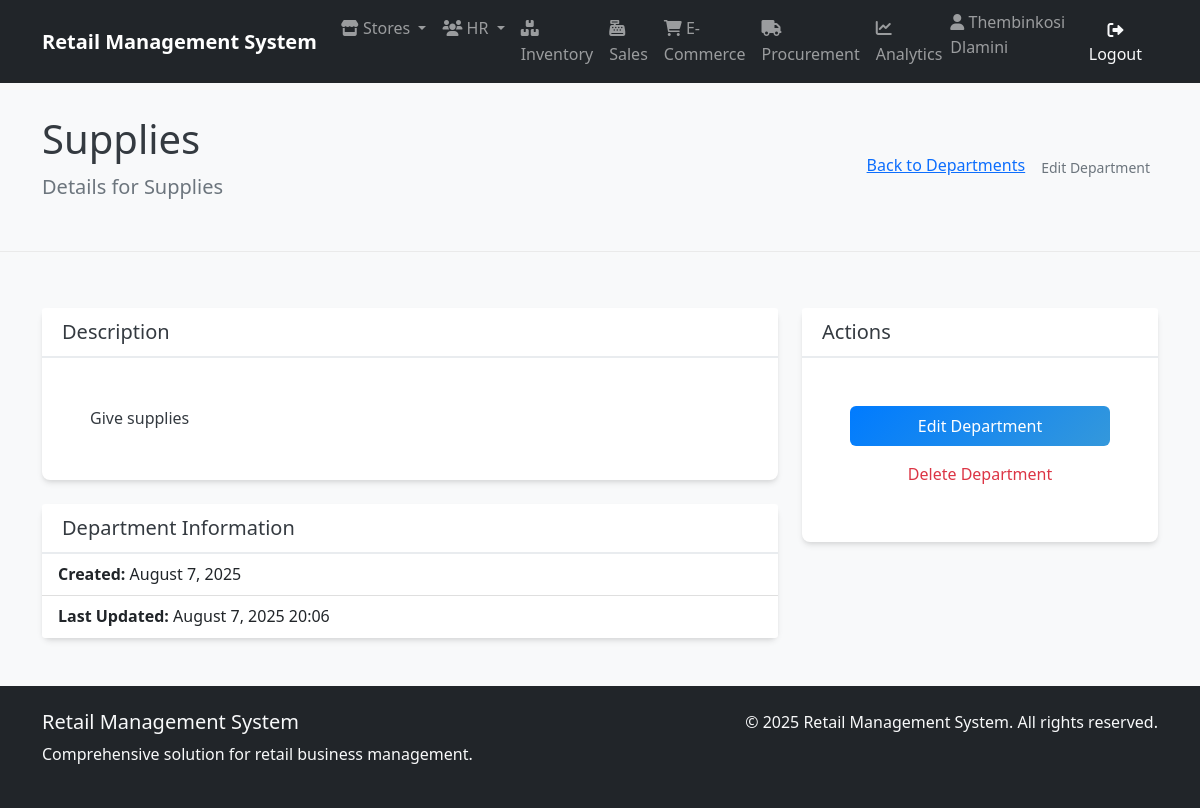
/stores/departments/7/ (signed in), run on the app's committed database.
### human_resources/models.py (models this page shows, shortened)
class Employee(AbstractUser):
    employee_id = models.AutoField(primary_key=True)
    first_name = models.CharField(_("first name"), max_length=50, blank=False)
    last_name = models.CharField(_("last name"), max_length=50, blank=False)
    email = models.EmailField(_("email address"), unique=True)  # Uncommented and made unique
    phone = models.CharField(_("phone number"), max_length=20, blank=True, null=True)
    hire_date = models.DateField(_("hire date"), blank=True, null=True)
    position = models.CharField(_("position"), max_length=50, blank=True)
    salary = models.DecimalField(
        _("salary"),
        max_digits=10,
        decimal_places=2,
        blank=True,
        null=True
    )
    department = models.ForeignKey(
        'store_management.Department',
        on_delete=models.SET_NULL,
        null=True,
        blank=True,
        related_name='employees',
        verbose_name=_("department")
    )
    username = models.CharField(
        max_length=150,
        unique=True,
        verbose_name='username'
    )
    store = models.ForeignKey(
        'store_management.Store',
        on_delete=models.SET_NULL,
        null=True,       # Add this
        blank=True,      # Add this
        verbose_name='Assigned Store'
    )
    manager = models.ForeignKey(
        'self',
        on_delete=models.SET_NULL,
        null=True,
        blank=True,
        related_name='subordinates',
        verbose_name=_("manager")
    )
    created_at = models.DateTimeField(auto_now_add=True)
    updated_at = models.DateTimeField(auto_now=True)
    class Meta:
        db_table = 'human_resources_employee'
        verbose_name = _("employee")
        verbose_name_plural = _("employees")
        ordering = ['last_name', 'first_name']
        permissions = [
            ("view_store_dashboard", "Can view store management dashboard"),
            ("manage_store_settings", "Can modify store configuration and settings"),
            ("manage_departments", "Can create/edit/delete store departments"),
            ("access_inventory", "Can access inventory management system"),
            ("view_inventory", "Can view inventory items and stock levels"),
            ("edit_inventory", "Can modify inventory items and quantities"),
            ("manage_inventory_categories", "Can organize inventory categories"),
            ("perform_inventory_audit", "Can conduct physical inventory counts"),
            ("process_sales", "Can process in-store sales transactions"),
            ("void_sales", "Can void/completely cancel sales transactions"),
            ("manage_sales_promotions", "Can configure sales promotions/discounts"),
            ("view_sales_reports", "Can access sales performance reports"),
            ("create_purchase_orders", "Can generate new procurement orders"),
            ("approve_purchase_orders", "Can authorize procurement requests"),
            ("manage_suppliers", "Can maintain supplier/vendor records"),
            ("receive_stock", "Can process received shipments"),
            ("view_employee_directory", "Can access employee contact information"),
            ("manage_employee_records", "Can maintain HR records (excluding sensitive data)"),
            ("access_hr_reports", "Can view HR analytics and reports"),
            ("manage_recruitment", "Can handle hiring processes"),
            ("manage_online_listings", "Can maintain e-commerce product listings"),
            ("process_online_orders", "Can fulfill e-commerce purchases"),
            ("handle_customer_portals", "Can manage customer account portals"),
            ("view_web_analytics", "Can access e-commerce traffic/revenue reports"),
            ("generate_financial_reports", "Can create financial statements"),
            ("export_data_reports", "Can export datasets for external analysis"),
            ("access_executive_dashboards", "Can view strategic business dashboards"),
            ("schedule_automated_reports", "Can configure report automation"),
            ("override_inventory_checks", "Can bypass inventory validation rules"),
            ("access_audit_logs", "Can view system audit trails"),
            ("manage_api_integrations", "Can configure system integrations")
        ]

### store_management/models.py (models this page shows, shortened)
class Department(models.Model):
    id = models.AutoField(primary_key=True)
    department_name = models.CharField(max_length=100)
    description = models.CharField(max_length=200, blank=True, null=True)
    store = models.ForeignKey(Store, on_delete=models.CASCADE, related_name='departments')
    manager = models.ForeignKey('human_resources.Employee', on_delete=models.SET_NULL, null=True, blank=True, related_name='managed_departments')
    created_at = models.DateTimeField(auto_now_add=True)
    updated_at = models.DateTimeField(auto_now=True)
    @property
    def can_be_deleted(self):
        return True
    class Meta:
        ordering = ['department_name']
        db_table = 'store_management_department'
        constraints = [
            models.UniqueConstraint(
                fields=['store', 'department_name'],
                name='unique_department_per_store'
            )
        ]

### store_management/views.py (the view)
# urls.py: path('departments/<int:pk>/', views.DepartmentDetailView.as_view() , name='department_detail'),
class DepartmentDetailView(DetailView):
    model = Department
    template_name = 'store_management/department_detail.html'  # Your template path
    context_object_name = 'department'
    def get_context_data(self, **kwargs):
        context = super().get_context_data(**kwargs)
        context['store'] = self.object.store
        context['employees'] = self.object.employees.all()
        return context

### store_management/templates/store_management/department_detail.html (shortened to what this page needs)
{% extends "base.html" %}
{% block content %}
<div class="department-header">
    <div class="container">
        <div class="d-flex justify-content-between align-items-center">
            <div>
                <h1>{{ department.department_name }}</h1>
                <p class="lead text-muted"><strong> Details for {{department.department_name}}</strong> </p>
            </div>
            <div class="action-buttons d-flex gap-2">
                <a href="{% url 'store_management:department_list' store_id=store.id %}">Back to Departments</a>
                <a href="{% url 'store_management:department_edit' pk=department.pk %}"
                class="btn btn-sm btn-outline-secondary">
                Edit Department
                </a>
            </div>
        </div>
    </div>
</div>
<div class="container">
    <div class="row">
        <div class="col-lg-8">
            <div class="card mb-4">
                <div class="card-header">
                    <h5 class="card-title mb-0">Description</h5>
                </div>
                <div class="card-body">
                    {% if department.description %}
                        <p class="card-text">{{ department.description }}</p>
                    {% else %}
                        <p class="text-muted">No description provided for this department.</p>
                    {% endif %}
                </div>
            </div>
            <div class="card">
                <div class="card-header">
                    <h5 class="card-title mb-0">Department Information</h5>
                </div>
                <ul class="list-group list-group-flush">
                    <li class="list-group-item">
                        <strong>Created:</strong> {{ department.created_at|date:"F j, Y" }}
                    </li>
                    <li class="list-group-item">
                        <strong>Last Updated:</strong> {{ department.updated_at|date:"F j, Y H:i" }}
                    </li>
                </ul>
            </div>
        </div>
        <div class="col-lg-4">
            <div class="card mb-4">
                <div class="card-header">
                    <h5 class="card-title mb-0">Actions</h5>
                </div>
                <div class="card-body">
                    <div class="d-grid gap-2">
                        <a href="{% url 'store_management:department_edit' department.id %}"
                           class="btn btn-primary">
                            Edit Department
                        </a>
                        {% if department.can_be_deleted %}
                        <form action="{% url 'store_management:department_delete' department.id %}" method="post" class="d-grid">
                            <button type="submit" class="btn btn-outline-danger"
                                    onclick="return confirm('Are you sure you want to delete this department?')">
                                Delete Department
                            </button>
                        </form>
                        {% else %}
                            <button class="btn btn-outline-secondary" disabled
                                    title="This department cannot be deleted because it has associated records">
                                Delete Department
                            </button>
                        {% endif %}
                    </div>
                </div>
            </div>
        </div>
    </div>
</div>
{% endblock %}

### templates/base.html (shortened to what this page needs)
{% load static %}
<!DOCTYPE html>
<html lang="en">
<head>
    <link href="https://cdn.jsdelivr.net/npm/bootstrap@5.1.3/dist/css/bootstrap.min.css" rel="stylesheet">
    <link rel="stylesheet" href="https://cdnjs.cloudflare.com/ajax/libs/font-awesome/6.0.0/css/all.min.css">
    <link rel="stylesheet" href="{% static 'css/main.css' %}">
</head>
<body>
    <nav class="navbar navbar-expand-lg navbar-dark bg-dark">
        <div class="container">
            <a class="navbar-brand" href="{% url 'dashboards:dashboard' %}">Retail Management System</a>
            <div class="collapse navbar-collapse" id="navbarNav">
                <ul class="navbar-nav me-auto">
                    <li class="nav-item dropdown">
                        <a class="nav-link dropdown-toggle" href="#" id="storeDropdown" role="button" data-bs-toggle="dropdown" aria-expanded="false">
                            <i class="fas fa-store"></i> Stores
                        </a>
                    </li>
                    <li class="nav-item dropdown">
                        <a class="nav-link dropdown-toggle" href="#" id="hrDropdown" role="button" data-bs-toggle="dropdown" aria-expanded="false">
                            <i class="fas fa-users"></i> HR
                        </a>
                    </li>
                    <li class="nav-item">
                        <a class="nav-link" href="{% url 'inventory:product_list' %}">
                            <i class="fas fa-boxes"></i> Inventory
                        </a>
                    </li>
                    <li class="nav-item">
                        <a class="nav-link" href="{% url 'sales:sale_list' %}">
                            <i class="fas fa-cash-register"></i> Sales
                        </a>
                    </li>
                    <li class="nav-item">
                        <a class="nav-link" href="{% url 'e_commerce:order_list' %}">
                            <i class="fas fa-shopping-cart"></i> E-Commerce
                        </a>
                    </li>
                    <li class="nav-item">
                        <a class="nav-link" href="{% url 'procurement:supplier_list' %}">
                            <i class="fas fa-truck"></i> Procurement
                        </a>
                    </li>
                    <li class="nav-item">
                        <a class="nav-link" href="{% url 'analytics:dashboard' %}">
                            <i class="fas fa-chart-line"></i> Analytics
                        </a>
                    </li>
                </ul>
                <ul class="navbar-nav">
                    {% if user.is_authenticated %}
                    <li class="nav-item">
                        <span class="navbar-text me-3">
                            <i class="fas fa-user"></i>
                            {% if user.first_name or user.last_name %}
                                {{ user.first_name }} {{ user.last_name }}
                            {% else %}
                                {{ user.username }}
                            {% endif %}
                        </span>
                    </li>
                    <li class="nav-item">
                        <a class="btn btn-outline-light" href="{% url 'logout' %}">
                            <i class="fas fa-sign-out-alt"></i> Logout
                        </a>
                    </li>
                    {% else %}
                    <li class="nav-item">
                        <a class="btn btn-outline-light" href="{% url 'login' %}">
                            <i class="fas fa-sign-in-alt"></i> Login
                        </a>
                    </li>
                    {% endif %}
                </ul>
            </div>
        </div>
    </nav>
    <main>
        {% block content %}
        {% endblock %}
    </main>
    <footer class="bg-dark text-light mt-5 py-4">
        <div class="container">
            <div class="row">
                <div class="col-md-6">
                    <h5>Retail Management System</h5>
                    <p>Comprehensive solution for retail business management.</p>
                </div>
                <div class="col-md-6 text-md-end">
                    <p>&copy; {% now "Y" %} Retail Management System. All rights reserved.</p>
                </div>
            </div>
        </div>
    </footer>
</body>
</html>

### static/css/main.css (style rules this page uses)
:root { --primary-color: #007bff; --secondary-color: #6c757d; --success-color: #28a745; --danger-color: #dc3545; --warning-color: #ffc107; --info-color: #17a2b8; --light-color: #f8f9fa; --dark-color: #343a40; --brand-primary: #2c3e50; --brand-secondary: #3498db; --brand-accent: #e74c3c; --white: #ffffff; --gray-100: #f8f9fa; --gray-200: #e9ecef; --gray-300: #dee2e6; --gray-400: #ced4da; --gray-500: #adb5bd; --gray-600: #6c757d; --gray-700: #495057; --gray-800: #343a40; --gray-900: #212529; --spacing-xs: 0.25rem; --spacing-sm: 0.5rem; --spacing-md: 1rem; --spacing-lg: 1.5rem; --spacing-xl: 3rem; --border-radius-sm: 0.25rem; --border-radius-md: 0.375rem; --border-radius-lg: 0.5rem; --border-radius-xl: 1rem; --shadow-sm: 0 1px 2px 0 rgba(0, 0, 0, 0.05); --shadow-md: 0 4px 6px -1px rgba(0, 0, 0, 0.1), 0 2px 4px -1px rgba(0, 0, 0, 0.06); --shadow-lg: 0 10px 15px -3px rgba(0, 0, 0, 0.1), 0 4px 6px -2px rgba(0, 0, 0, 0.05); --shadow-xl: 0 20px 25px -5px rgba(0, 0, 0, 0.1), 0 10px 10px -5px rgba(0, 0, 0, 0.04); --transition-fast: 0.15s ease-in-out; --transition-normal: 0.3s ease-in-out; --transition-slow: 0.5s ease-in-out; }
body { font-family: 'Segoe UI', Tahoma, Geneva, Verdana, sans-serif; line-height: 1.6; color: var(--gray-800); background-color: var(--gray-100); }
.navbar-brand { font-weight: 700; font-size: 1.25rem; }
.navbar-nav .nav-link { font-weight: 500; transition: color var(--transition-fast); }
.navbar-text { font-weight: 500; }
.card { border: none; border-radius: var(--border-radius-lg); box-shadow: var(--shadow-md); transition: transform var(--transition-normal), box-shadow var(--transition-normal); }
.card-header { background-color: var(--white); border-bottom: 2px solid var(--gray-200); font-weight: 600; padding: var(--spacing-lg); }
.card-body { padding: var(--spacing-lg); }
.btn { font-weight: 500; border-radius: var(--border-radius-md); transition: all var(--transition-fast); border: none; padding: 0.5rem 1rem; }
.btn-primary { background: linear-gradient(135deg, var(--primary-color), var(--brand-secondary)); }
.btn-sm { padding: 0.25rem 0.5rem; font-size: 0.875rem; }
@media (min-width: 992px) { .card-body { padding: var(--spacing-xl); } }
.fade-in { animation: fadeIn var(--transition-slow) ease-in; }

### store_management/templates/store_management/department_detail.html (style rules this page uses)
.department-header { background-color: #f8f9fa; padding: 2rem 0; margin-bottom: 2rem; border-bottom: 1px solid #eaeaea; }
.action-buttons { margin-top: 0; }
.card { margin-top: 1.5rem; }
.card-header { padding: 0.75rem 1.25rem; }
.card-title { margin-bottom: 0; }

### data on the page
Employee: first_name "Thembinkosi", last_name "Dlamini"
Department: department_name "Supplies", description "Give supplies", created_at "August 7, 2025", updated_at "August 7, 2025 20:06"
